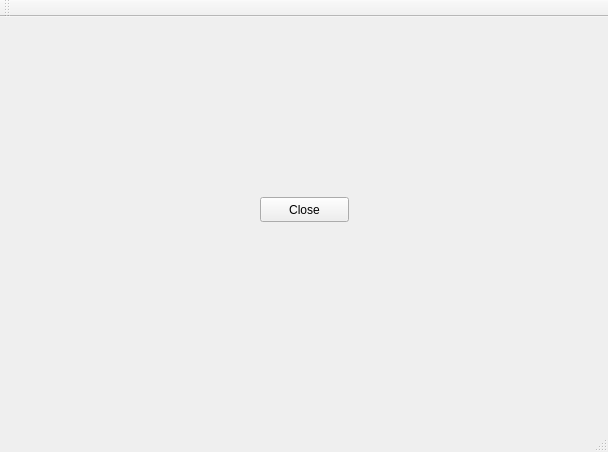
<?xml version="1.0" encoding="UTF-8"?>
<ui version="4.0">
 <class>MainWindow</class>
 <widget class="QMainWindow" name="MainWindow">
  <property name="geometry">
   <rect>
    <x>0</x>
    <y>0</y>
    <width>608</width>
    <height>452</height>
   </rect>
  </property>
  <property name="windowTitle">
   <string>MainWindow</string>
  </property>
  <widget class="QWidget" name="centralWidget">
   <widget class="QPushButton" name="pushButton">
    <property name="geometry">
     <rect>
      <x>260</x>
      <y>180</y>
      <width>89</width>
      <height>25</height>
     </rect>
    </property>
    <property name="text">
     <string>Close</string>
    </property>
   </widget>
  </widget>
  <widget class="QMenuBar" name="menuBar">
   <property name="geometry">
    <rect>
     <x>0</x>
     <y>0</y>
     <width>608</width>
     <height>22</height>
    </rect>
   </property>
  </widget>
  <widget class="QToolBar" name="mainToolBar">
   <attribute name="toolBarArea">
    <enum>TopToolBarArea</enum>
   </attribute>
   <attribute name="toolBarBreak">
    <bool>false</bool>
   </attribute>
  </widget>
  <widget class="QStatusBar" name="statusBar"/>
 </widget>
 <layoutdefault spacing="6" margin="11"/>
 <resources/>
 <connections>
  <connection>
   <sender>pushButton</sender>
   <signal>clicked()</signal>
   <receiver>MainWindow</receiver>
   <slot>close()</slot>
   <hints>
    <hint type="sourcelabel">
     <x>304</x>
     <y>231</y>
    </hint>
    <hint type="destinationlabel">
     <x>303</x>
     <y>225</y>
    </hint>
   </hints>
  </connection>
 </connections>
</ui>
